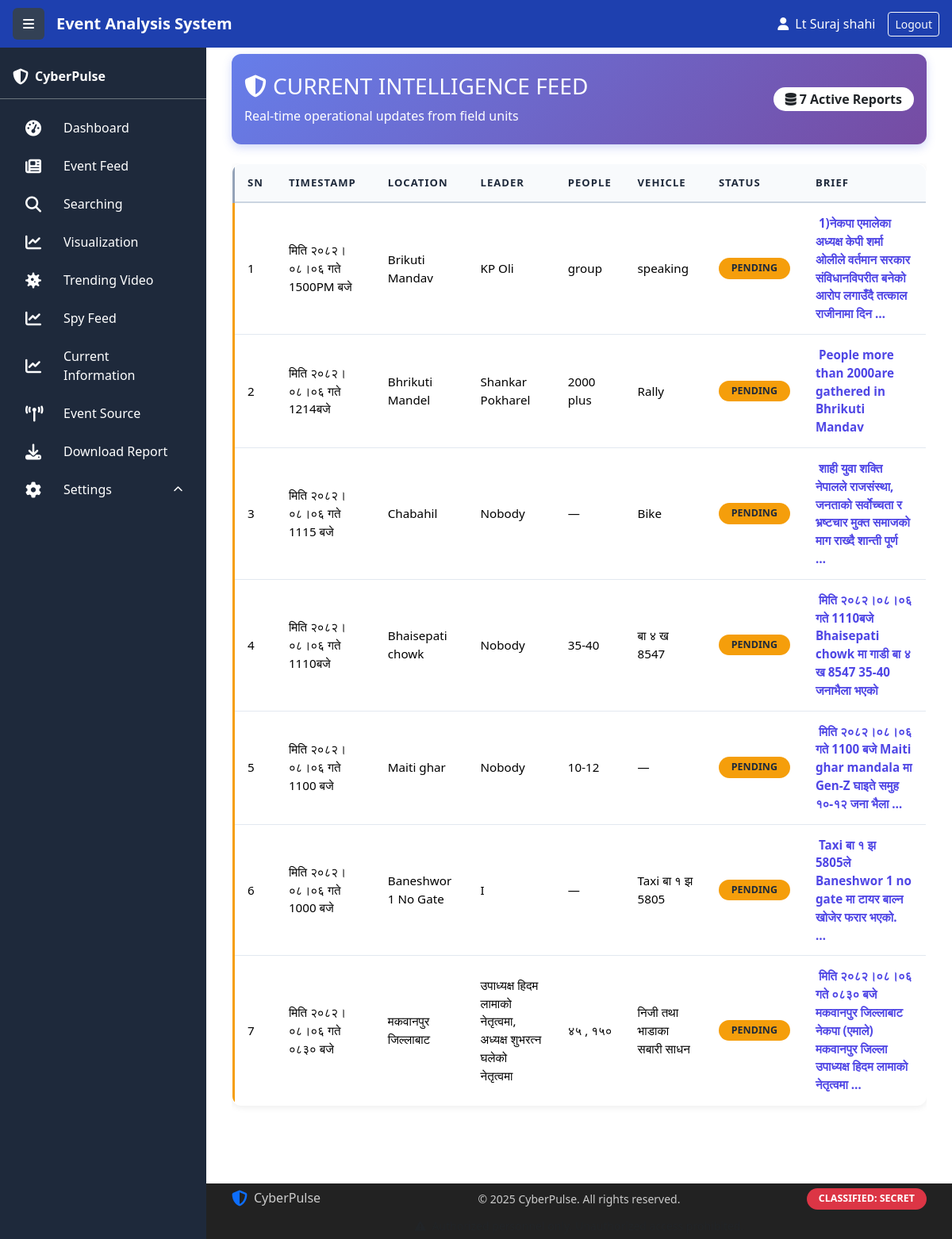
Screenshot of /current_news/ with the database file from the repository.
### collect/models.py (models this page shows, shortened)
class CurrentInformation(models.Model):
    timing = models.CharField(
        max_length=255,
        help_text="When the activity took place"
    )
    location = models.CharField(
        max_length=255,
        help_text="Where the activity took place"
    )
    leader = models.CharField(
        max_length=255,
        help_text="Name of the person in charge"
    )
    number = models.CharField(
        max_length=50,
        help_text="Contact number, ID, or team number",
        blank=True,
        null=True
    )
    vehicle = models.CharField(
        max_length=100,
        help_text="Type of vehicle used (e.g., Toyota Hilux, Motorcycle)",
        blank=True,
        null=True
    )
    description = models.TextField(
        help_text="Details of the activity or event",
        blank=True,
        null=True
    )
    created_at = models.DateTimeField(
        auto_now_add=True,
    )
    STATUS_CHOICES = [
        ('pending', 'Pending'),
        ('completed', 'Completed'),
        ('cancelled', 'Cancelled'),
    ]
    status = models.CharField(
        max_length=20,
        choices=STATUS_CHOICES,
        default='pending',
        blank=True,
        null=True
    )
    class Meta:
        ordering = ['-created_at']  # Show newest first

### collect/views.py (the view)
# urls.py: path('current_news/', views.newsCurrent, name='news_current'),
def newsCurrent(request):
    current_info_list = CurrentInformation.objects.all().order_by('-created_at')
    paginator = Paginator(current_info_list, 7)  # 10 items per page
    page_number = request.GET.get('page')
    page_obj = paginator.get_page(page_number)
    return render(request, 'newsCurrent.html', {'page_obj': page_obj})

### templates/newsCurrent.html (shortened to what this page needs)
{% extends "base.html" %}
{% block content %}
<div class="container-fluid">
  <div class="row mb-4">
    <div class="col-12">
      <div class="card border-0 bg-gradient-primary text-white">
        <div class="card-body py-4">
          <div class="row align-items-center">
            <div class="col-md-8">
              <h1 class="h3 mb-2">
                <i class="fas fa-shield-alt me-2"></i>CURRENT INTELLIGENCE FEED
              </h1>
              <p class="mb-0 opacity-90">
                Real-time operational updates from field units
              </p>
            </div>
            <div class="col-md-4 text-md-end">
              <span class="badge bg-white text-dark fs-6">
                <i class="fas fa-database me-1"></i>
                {{ page_obj.paginator.count }} Active Reports
              </span>
            </div>
          </div>
        </div>
      </div>
    </div>
  </div>
  <div class="row">
    <div class="col-12">
      <div class="table-responsive">
        <table class="table table-soc align-middle">
          <thead>
            <tr>
              <th scope="col">SN</th>
              <th scope="col">TIMESTAMP</th>
              <th scope="col">LOCATION</th>
              <th scope="col">LEADER</th>
              <th scope="col">People</th>
              <th scope="col">VEHICLE</th>
              <th scope="col">STATUS</th>
              <th scope="col">BRIEF</th>
            </tr>
          </thead>
          <tbody>
            {% for item in page_obj %}
            <tr data-status="{{ item.status|default:'unknown' }}">
              <td>{{ forloop.counter }}</td>
              <td>{{ item.timing }}</td>
              <td>{{ item.location }}</td>
              <td>{{ item.leader }}</td>
              <td>{{ item.number|default:"—" }}</td>
              <td>{{ item.vehicle|default:"—" }}</td>
              <td>
                {% if item.status == 'pending' %}
                  <span class="badge badge-pending">PENDING</span>
                {% elif item.status == 'completed' %}
                  <span class="badge badge-completed">COMPLETED</span>
                {% elif item.status == 'cancelled' %}
                  <span class="badge badge-cancelled">CANCELLED</span>
                {% else %}
                  <span class="badge bg-secondary">UNKNOWN</span>
                {% endif %}
              </td>
              <td>
                {% if item.description %}
                  <span class="brief-text" data-bs-toggle="modal" data-bs-target="#descModal{{ item.id }}">
                    {{ item.description|truncatewords:15 }}
                  </span>
                {% else %}
                  —
                {% endif %}
              </td>
            </tr>
            {% endfor %}
          </tbody>
        </table>
      </div>
    </div>
  </div>
</div>
{% endblock %}

### templates/base.html (style rules this page uses)
:root { --sidebar-width: 260px; --footer-height: 120px; }
body { margin: 0; background-color: #f8fafc; overflow-x: hidden; }
.card { border-radius: 12px; box-shadow: 0 2px 8px rgba(0,0,0,0.08); border: none; }

### templates/newsCurrent.html (style rules this page uses)
body { background-color: #ffffff !important; color: #000000 !important; }
.bg-gradient-primary { background: linear-gradient(135deg, #667eea 0%, #764ba2 100%) !important; color: #ffffff !important; box-shadow: 0 4px 12px rgba(102, 126, 234, 0.3); }
.table-soc { background: #ffffff; border: 1px solid #e2e8f0; color: #000000; border-radius: 12px; overflow: hidden; box-shadow: 0 2px 8px rgba(0, 0, 0, 0.08); }
.table-soc thead th { background: #f8fafc; color: #1e293b; font-weight: 700; text-transform: uppercase; font-size: 0.82rem; letter-spacing: 1px; border-bottom: 2px solid #cbd5e1; padding: 14px 16px; }
.table-soc tbody tr { border-bottom: 1px solid #e2e8f0; background: #ffffff; transition: all 0.2s ease; }
.table-soc tbody tr:nth-child(even) { background: #f8fafc; }
.table-soc tbody td { padding: 14px 16px; vertical-align: middle; color: #000000; font-size: 0.95rem; font-weight: 500; }
.badge { padding: 6px 14px; border-radius: 20px; font-size: 0.78rem; font-weight: 600; min-width: 90px; text-align: center; display: inline-flex; justify-content: center; align-items: center; color: white; border: 1px solid transparent; }
.badge-pending { background: #f59e0b; color: #1e293b; font-weight: 700; }
tr[data-status="pending"] { border-left: 4px solid #f59e0b; }
tr[data-status="unknown"], tr:not([data-status]) { border-left: 4px solid #94a3b8; }
.brief-text { cursor: pointer; color: #4f46e5; text-decoration: none; font-weight: 600; padding: 2px 4px; border-radius: 3px; transition: background 0.2s ease; }

### rows the page displays
CurrentInformation: timing "मिति २०८२।०८।०६ गते 1500PM बजे", location "Brikuti Mandav", leader "KP Oli", number "group", vehicle "speaking", status "PENDING", description "1)नेकपा एमालेका अध्यक्ष केपी शर्मा ओलीले वर्तमान सरकार संविधानविपरीत बनेको आरोप लगाउँदै तत्काल राजीनामा दिन …"
CurrentInformation: timing "मिति २०८२।०८।०६ गते 1214बजे", location "Bhrikuti Mandel", leader "Shankar Pokharel", number "2000 plus", vehicle "Rally", status "PENDING", description "People more than 2000are gathered in Bhrikuti Mandav"
CurrentInformation: timing "मिति २०८२।०८।०६ गते 1115 बजे", location "Chabahil", leader "Nobody", number "—", vehicle "Bike", status "PENDING", description "शाही युवा शक्ति नेपालले राजसंस्था, जनताको सर्वोच्चता र भ्रष्टचार मुक्त समाजको माग राख्दै शान्ती पूर्ण …"
CurrentInformation: timing "मिति २०८२।०८।०६ गते 1110बजे", location "Bhaisepati chowk", leader "Nobody", number "35-40", vehicle "बा ४ ख 8547", status "PENDING", description "मिति २०८२।०८।०६ गते 1110बजे Bhaisepati chowk मा गाडी बा ४ ख 8547 35-40 जनाभैला भएको"
CurrentInformation: timing "मिति २०८२।०८।०६ गते 1100 बजे", location "Maiti ghar", leader "Nobody", number "10-12", vehicle "—", status "PENDING", description "मिति २०८२।०८।०६ गते 1100 बजे Maiti ghar mandala मा Gen-Z घाइते समुह १०-१२ जना भैला …"
CurrentInformation: timing "मिति २०८२।०८।०६ गते 1000 बजे", location "Baneshwor 1 No Gate", leader "I", number "—", vehicle "Taxi बा १ झ 5805", status "PENDING", description "Taxi बा १ झ 5805ले Baneshwor 1 no gate मा टायर बाल्न खोजेर फरार भएको. …"
CurrentInformation: timing "मिति २०८२।०८।०६ गते ०८३० बजे", location "मकवानपुर जिल्लाबाट", leader "उपाध्यक्ष हिदम लामाको नेतृत्वमा, अध्यक्ष शुभरत्न घलेको नेतृत्वमा", number "४५ , १५०", vehicle "निजी तथा भाडाका सबारी साधन", status "PENDING", description "मिति २०८२।०८।०६ गते ०८३० बजे मकवानपुर जिल्लाबाट नेकपा (एमाले) मकवानपुर जिल्ला उपाध्यक्ष हिदम लामाको नेतृत्वमा …"

### other values shown
{{ page_obj.paginator.count }} "7"
